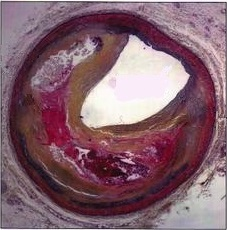
#> input picture movat_staining.jpg, 227 x 230 px
$ jupyter execute FINAL+project.ipynb   (shell and % lines are left out)   (older library calls are emulated)
#> lines starting #> are read from the running program, lines starting #| are printed output that depends on the picture
   # Plaque Identification Using Image Enhancement Techniques

 Prepared by -  D.Sudeep chandra (0866109) , R.Chandana (0866491)

## Abstract

Image enhancement is a task of applying certain techniques to an original image for obtaining output image visually more pleasant, more detailed, or less noisy. The transformation usually requires interpretation and feedback from a human evaluator for the output result image. In this project we introduce certain image enhancement techniques which are helpful in plaque identification. Plaque is accumulation of Lipid pool & calcium cell in coronary artery which leads obstruction of blood flow & this disease is called atherosclarosys.

This project uses an original objective criterion for enhancement, and attempt to find the best image according to the respective criterion. Images are transformed into either of following forms as per the requirement of user, In this project we use the following techniques
#### 1) Gray scale image.
#### 2) Image Denoising.
#### 3) Histogram.
#### 4) Image Sharpening.
#### 5) Edge Detection.
We can obtain results both in terms of subjective and objective evaluation, which will be very helpful to process images of plaque taken through various imaging techniques like X-ray , Ultrasound , CT Scan &MRI. *(P.Vyas, G.Patel,"Plaque Identification using Automated Image Enhancement")*

### Definition:

1) Plaque - It is accumulation of lipid pool in coronary artery which leads obstruction of blood flow & angiographic stenosis.

2) Calcified Plaque - It is accumulation of dead calcium cells inside artery.

### Images Used In This Project:

**Figure 1** - Movat-stained histologic section of a nonobstructive human coronary lesion, showing lumen, necrotic core (lipid
           pool), and fibrous cap.

**Movat (Russell-Movat) Pentachrome Stain** - The Russell-Movat stain is useful when studying the heart, blood vessels, and connective tissues. Because of the striking way in which it differentiates collagen, elastica, muscle, mucin, and fibrin, the Russell-Movat stain reveals early and subtle changes in the interrelationships of many of the tissues which are not apparent with routine and other special stains.

**Figure 2** -  Fast multidetector computed tomography calcium scoring image displaying atherosclerotic lesions in the left
                anterior descending coronary artery with slight calcifications at the origin of the first diagonal branch.
*(Schoenhagen et al., 2001, Characterization of  coronary atherosclerotic plaques and the significance of vessel calcification)*

[cell 1]
from scipy import misc
import matplotlib.pyplot as plt
plt.rcParams["figure.figsize"] = 16, 12
plt.subplot(121)
m = misc.imread('movat_staining.jpg', mode="RGB")
#> m is the input picture: shape (230, 227, 3); mean R, G, B 131.8, 98.2, 109.8
plt.imshow(m)
plt.axis('off')
plt.title('Movat-stained histologic section')
plt.subplot(122)
c = misc.imread('coronaryCT.jpg')
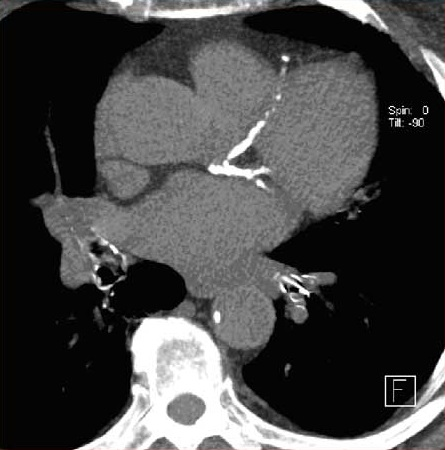
#> input picture CoronaryCT.jpg, 445 x 450 px, found by its file name
#> c is the input picture: shape (450, 445, 3); mean R, G, B 69.6, 69.4, 69.3
plt.imshow(c)
plt.axis('off')
plt.title('computed tomography calcium scoring image')

### 1) Gray scale image :

This specific type of image enhancement technique is used to convert the original image (figure 1) which not a gray scale image. As our figure 2 is already a gray scale image we don't apply this method to figure 2. The next cell implements the code to convert our figure 1 to a gray scale image.

[cell 2]
from scipy import misc
import matplotlib.pyplot as plt
plt.rcParams["figure.figsize"] = 16, 12 # Modifies the output figure size

plt.subplot(121)
movat1 = misc.imread('movat_staining.jpg', mode="RGB") # reads image

plt.imshow(movat1)
plt.axis('off')
plt.title('Original image')

plt.subplot(122)
movat2 = misc.imread('movat_staining.jpg', mode="L") # reads image in grayscale
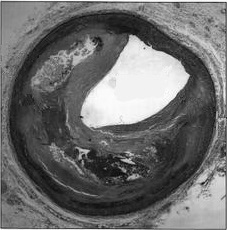
#> movat2: shape (230, 227); min 7, max 255, mean 109.6
plt.imshow(movat2, cmap="gray") # Displays image in grayscale
plt.title('Gray scale  image')
plt.axis('off')
plt.show()

First we need to read the image, the following function is used to read the image
<br>

**Syntax**     : *scipy.misc.imread(img, mode)* <br>

**Parameters** : <br>

1. *img*   - name of the image. <br>
2. *mode* -  Mode to convert image (in this case mode= "L" (8-bit pixels, black and white)).

*(Gujar et al. Python Based Image Processing.)*

**  possible effects of enhancement on interpretation of the image ** : <br>

Processing colour is complex, and Grayscale provides an easy way out. Intensity plays a major role, Grayscale  is usually sufficient to distinguish such edges.

### 2) Image Denoising :

Image Denoising is a Image Enhancement Technique which reconstructs an image from a noisy one. Its goal is to remove noise and preserve useful information. We use functions from openCV module to implement this technique. <br>

One of the fundamental challenges in image processing and computer vision is image denoising. What denoising does is to estimate the original image by suppressing noise from the image. Image noise may be caused by different sources ( from sensor or from environment) which are often not possible to avoid in practical situations. Therefore, image denoising plays an important role in a wide range of applications.

[cell 3]
import numpy as np
import cv2        # this technique requires openCV module

img = cv2.imread('coronaryCT.jpg')  #read the image

dst = cv2.fastNlMeansDenoising(img, None, 3, 7, 21)  # function for denoising a grayscale image

plt.subplot(121),plt.imshow(img)
plt.axis('off')
plt.title('Original image')
plt.subplot(122),plt.imshow(dst)
plt.axis('off')
plt.title('Denoised image')
plt.show()
#> figure, not shown here; B, G, R data is drawn as R, G, B

** syntax ** : *cv2.fastNlMeansDenoising(src, dst,  h=3,  templateWindowSize=7, searchWindowSize=21 )*

The method is based on a simple principle: replacing the color of a pixel with an average of the colors of similar pixels. But the most similar pixels to a given pixel have no reason to be close at all. It is therefore licit to scan a vast portion of the image in search of all the pixels that really resemble the pixel one wants to denoise.

** Parameters ** : <br>

1. *src* - Input 8-bit 1-channel, 2-channel or 3-channel image.<br>

2. *dst* -  Output image with the same size and type as input image.<br>

3. *h* - Parameter regulating filter strength. Big h value perfectly removes noise but also removes image details, smaller h value preserves details but also preserves some noise. <br>

4. *templateWindowSize* – Size in pixels of the template patch that is used to compute weights. Should be odd. Recommended value     7 pixels<br>

5. *searchWindowSize* – Size in pixels of the window that is used to compute weighted average for given pixel. Should be odd. Affect performance linearly: greater searchWindowsSize - greater denoising time. Recommended value 21 pixels. <br>

   *(Gloria Bueno García et al.,Learning Image Processing with OpenCV, 94)*

**  possible effects of enhancement on interpretation of the image ** : <br>

We assign "h" to 3 so that it preserves details but it also preserves some noise, the effects of enhancement might not be clearly visible at h = 3, if we increase the value of h we can clearly see the difference in the output image.

[cell 4]
dst2 = cv2.fastNlMeansDenoisingColored(movat1,None,3,10,7,21) #function for denoising a colored image
plt.subplot(121)
plt.imshow(movat1)
plt.axis('off')
plt.title('Original image')
plt.subplot(122)
plt.imshow(dst2)
plt.axis('off')
plt.title('Denoised image')

** Syntax ** - *cv2.fastNlMeansDenoisingColored(src, dst, h, hColor, templateWindowSize, searchWindowSize)*

The function converts image to CIELAB colorspace and then separately denoise L and AB components with given h parameters using fastNlMeansDenoising function.<br>

** Parameters ** -
1. *src* - Input 8-bit 1-channel, 2-channel or 3-channel image.<br>

2. *dst* -  Output image with the same size and type as input image.<br>

3. *h* - Parameter regulating filter strength. Big h value perfectly removes noise but also removes image details, smaller h value preserves details but also preserves some noise. <br>

4. *hColor* – The same as h but for color components. For most images value equals 10 will be enought to remove colored noise and do not distort colors. <br>

5. *templateWindowSize* – Size in pixels of the template patch that is used to compute weights. Should be odd. Recommended value     7 pixels<br>

6. *searchWindowSize* – Size in pixels of the window that is used to compute weighted average for given pixel. Should be odd. Affect performance linearly: greater searchWindowsSize - greater denoising time. Recommended value 21 pixels. <br>

*(Gloria Bueno García et al.,Learning Image Processing with OpenCV, 94)*

**  possible effects of enhancement on interpretation of the image ** : <br>

We assign "h" to 3 so that it preserves details but it also preserves some noise, the effects of enhancement might not be clearly visible at h = 3, if we increase the value of h we can clearly see the difference in the output image.

### Histograms :

It is just another way of understanding the image. By looking at the histogram of an image, you get intuition about pixel value vs number of pixles of that image. Almost all image processing tools today, provides features on histogram.

[cell 5]
plt.rcParams["figure.figsize"] = 15, 7
plt.figure()
ht=plt.hist(dst.ravel(), bins=256, histtype='step', color='black')#function for plotting histogram
plt.title('Histogram of coronaryCT.jpg')
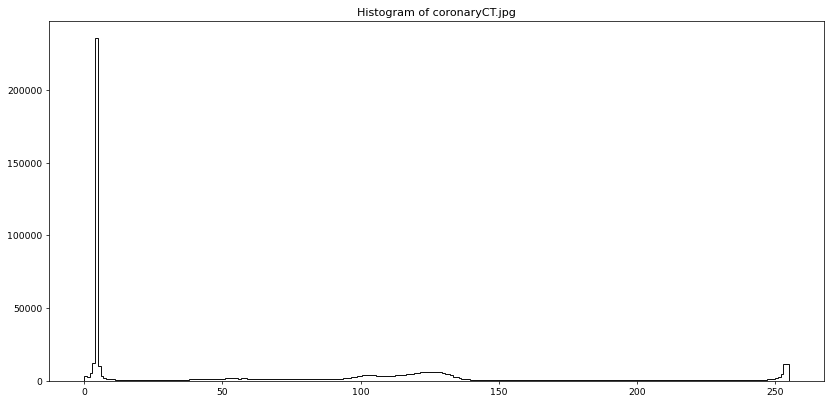
#> figure drawn by matplotlib, 1 panel

** Syntax ** - *hist(img.ravel(), bins, histtype, color)*

hist() provides a comparision between pixel value vs no of pixels.

** Parameters ** -

1. *img.ravel()* - A 1-D array, containing the elements of the input, is returned. A copy is made only if needed.
2. *bins* - the number of bins that your data will be divided into. You can specify it as an integer or as a list of bin edges.
3. *histype* - Type of histogram to be plotted ex- step.
4. *color* - color of the histogram.

*(Wood, M. A.,2015)*

[cell 6]
plt.figure()
ht=plt.hist(dst2.ravel(), bins=256, histtype='step', color='black')
plt.title('Histogram of Movat_staining.jpg')
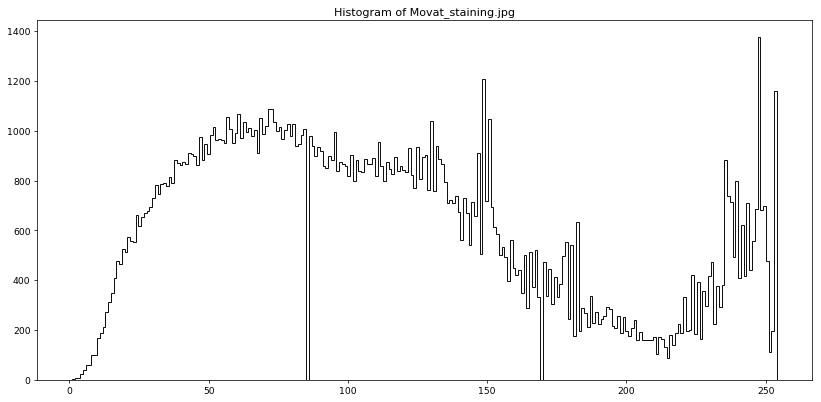
#> figure drawn by matplotlib, 1 panel

### Image Sharpening :

Image sharpening refers to any enhancement technique that highlights edges and fine details in an image.

[cell 7]
plt.rcParams["figure.figsize"] = 16, 12
from scipy import ndimage
blurred_f = ndimage.gaussian_filter(dst, 3)  #blurring of the image using gaussian filter
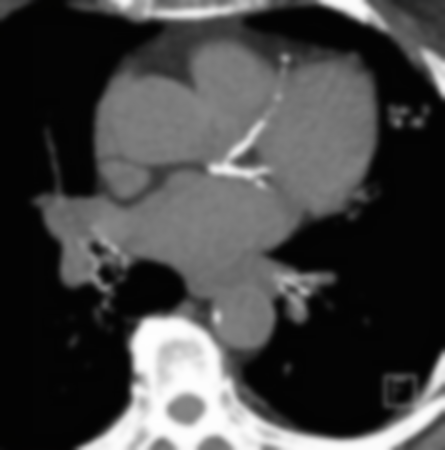
#> blurred_f: shape (450, 445, 3); mean B, G, R 68.6, 68.6, 68.6
filter_blurred_f = ndimage.gaussian_filter(blurred_f, 1) #filter the blurred image using gaussian filter
alpha = 10
sharpened = blurred_f + alpha * (blurred_f - filter_blurred_f) #formula used for sharpening of the original image
plt.subplot(221)
plt.imshow(dst)
plt.axis('off')
plt.title('Original image')
plt.subplot(222)
plt.imshow(sharpened)
plt.axis('off')
plt.title('Sharpened image (alpha = 10)')
alpha = 20
sharpened = blurred_f + alpha * (blurred_f - filter_blurred_f)
plt.subplot(223)
plt.imshow(sharpened)
plt.axis('off')
plt.title('Sharpened image (alpha = 20)')
alpha = 30
sharpened = blurred_f + alpha * (blurred_f - filter_blurred_f)
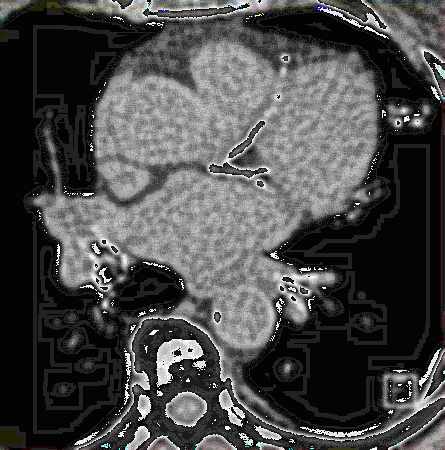
#> sharpened: shape (450, 445, 3); mean B, G, R 73.4, 73.6, 73.7
plt.subplot(224)
plt.imshow(sharpened)
plt.axis('off')
plt.title('Sharpened image (alpha = 30)')
#> figure, not shown here; B, G, R data is drawn as R, G, B

Step 1 : Blur the original image using gaussian filter.<br>
step 2 : Filter the blurred image using gaussian filter.<br>
step 3 : Assign alpha.<br>
step 4 : sharpened = blurred_f + alpha * (blurred_f - filter_blurred_f).<br>
step 5 : Plot.<br>

** Syntax ** - *gaussian_filter(img,sigma)*
Gaussian filter is mainly used for blurring or smoothing of the original image, It has two parameters.

** Parameters ** -

1. *img* - original image
2. *sigma* - Standard deviation for Gaussian kernel. The standard deviations of the Gaussian filter are given for each axis as a sequence, or as a single number, in which case it is equal for all axes.

*(Van der Walt ,2014, scikit-image: image processing in Python)*

**  possible effects of enhancement on interpretation of the image ** : <br>

sharpening of the original image (i.e coronoryCT.jpg) results in the highlighting of the edeges and fine details in the image, from the sharpened output image we can clearly observe the calcium score in the coronory artery.

[cell 8]
from scipy import ndimage
blurred_f2 = ndimage.gaussian_filter(movat2, 3)  #blurring of the image using gaussian filter
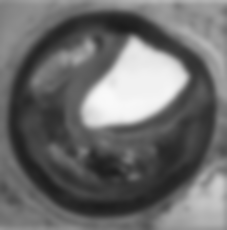
#> blurred_f2: shape (230, 227); min 28, max 249, mean 108.6
filter_blurred_f2 = ndimage.gaussian_filter(blurred_f2, 1) #filter the blurred image using gaussian filter
alpha2 = 10
sharpened2 = blurred_f2 + alpha2 * (blurred_f2 - filter_blurred_f2) #formula used for sharpening of the original image
plt.subplot(221)
plt.imshow(movat2, cmap= "gray")
plt.axis('off')
plt.title('Original image')

plt.subplot(222)
plt.imshow(sharpened2, cmap= "gray")
plt.axis('off')
plt.title('Sharpened image (alpha=10)')
alpha2 = 20
sharpened2 = blurred_f2 + alpha2 * (blurred_f2 - filter_blurred_f2)
plt.subplot(223)
plt.imshow(sharpened2, cmap= "gray")
plt.axis('off')
plt.title('Sharpened image (alpha=20)')
alpha2 = 30
sharpened2 = blurred_f2 + alpha2 * (blurred_f2 - filter_blurred_f2)
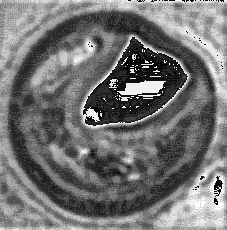
#> sharpened2: shape (230, 227); min 0, max 255, mean 114.9
plt.subplot(224)
plt.imshow(sharpened2, cmap= "gray")
plt.axis('off')
plt.title('Sharpened image (alpha=30)')

### Edge Detection :

Edge detection is an image processing technique for finding the boundaries of objects within images. It works by detecting discontinuities in brightness. Edge detection is used for image segmentation and data extraction in areas such as image processing, computer vision, and machine vision.

[cell 9]
edges = cv2.Canny(dst2,150,250) #canny edge detector function
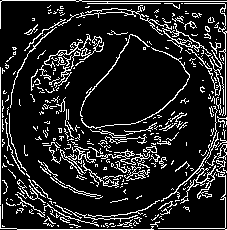
#> edges: shape (230, 227); 14.6% white in thin lines or dots

plt.subplot(221),plt.imshow(dst2)
plt.title('Original Image')
plt.axis('off')
plt.subplot(222),plt.imshow(edges,cmap = 'gray')
plt.title('Edge Image (minVal=150,maxVal=250)')
plt.axis('off')
edges = cv2.Canny(dst2,200,300)                     #Recommended values
#> edges: shape (230, 227); 10.8% white in thin lines or dots
plt.subplot(223),plt.imshow(edges,cmap = 'gray')
plt.title('Edge Image (minVal=200,maxVal=300)')
plt.axis('off')
edges = cv2.Canny(dst2,250,350)
#> edges: shape (230, 227); 7.9% white in thin lines or dots
plt.subplot(224),plt.imshow(edges,cmap = 'gray')
plt.title('Edge Image (minVal=250,maxVal=350)')
plt.axis('off')

plt.show()

The algorithm runs in 5 separate steps:
1. ** *Smoothing* **: Blurring of the image to remove noise.
2. ** *Finding gradients * **: The edges should be marked where the gradients of the image has
   large magnitudes.
3. ** *Non-maximum suppression * **: Only local maxima should be marked as edges.
4. ** *Double thresholding * **: Potential edges are determined by thresholding.
5. ** *Edge tracking by hysteresis * **: Final edges are determined by suppressing all edges that
   are not connected to a very certain (strong) edge.

** Syntax ** : *Canny(img,minVal,maxVal)*

The Canny edge detector is an edge detection operator that uses a multi-stage algorithm to detect a wide range of edges in images. It was developed by John F. Canny in 1986.

** Parameters ** :

1. ** *img* ** : input image
2. ** *minVal* ** : Minimum threshold value
3. ** *minVal* ** : Maximum threshold value

*(Van der Walt ,2014, scikit-image: image processing in Python)*

**  possible effects of enhancement on interpretation of the image ** : <br>

From the Edge image we can clearly see the edges of Lipid pool(left- top corner) and the Fibrous Cap(white color part in color image).

[cell 10]
from ipywidgets import interact

edges = cv2.Canny(dst,50,150) #canny edge detector function
#> edges: shape (450, 445); 11.6% white in thin lines or dots


plt.subplot(221),plt.imshow(dst)
plt.title('Original Image')
plt.axis('off')

plt.subplot(222),plt.imshow(edges,cmap = 'gray')
plt.title('Edge Image (minVal=50,maxVal=150)')
plt.axis('off')
edges = cv2.Canny(dst,100,200)                            #Recommended values
#> edges: shape (450, 445); 5.1% white in thin lines or dots
plt.subplot(223),plt.imshow(edges,cmap = 'gray')
plt.title('Edge Image (minVal=100,maxVal=200)')
plt.axis('off')
edges = cv2.Canny(dst,150,250)
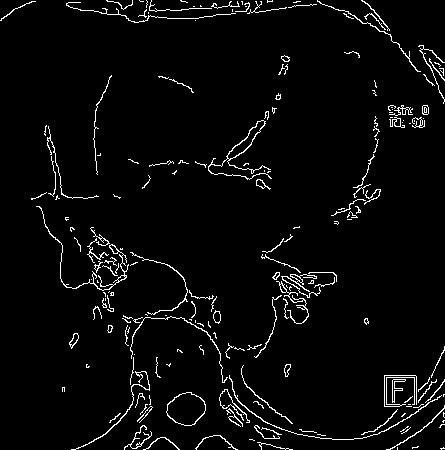
#> edges: shape (450, 445); 3.7% white in thin lines or dots
plt.subplot(224),plt.imshow(edges,cmap = 'gray')
plt.title('Edge Image (minVal=150,maxVal=250)')
plt.axis('off')
plt.show()
#> figure, not shown here; B, G, R data is drawn as R, G, B
